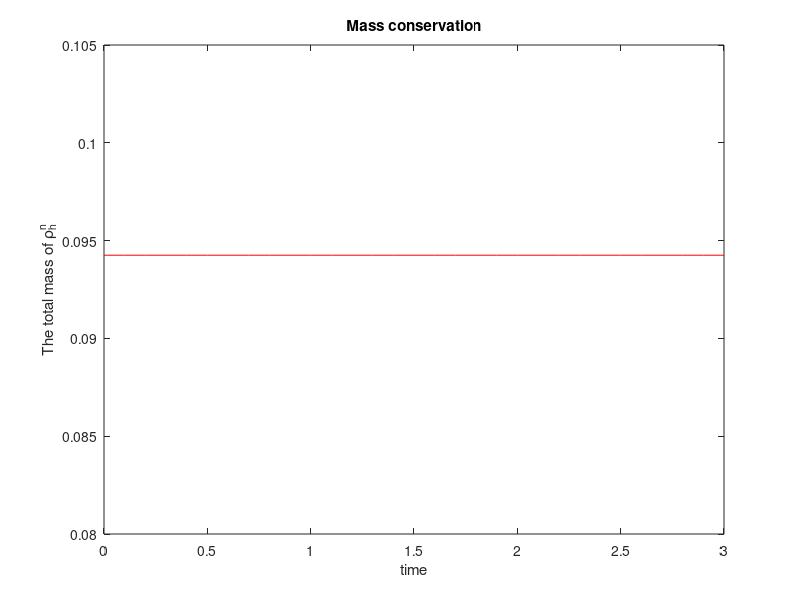

Source code (MATLAB):
function r = figure_mass_conservation

t_start=0;
t_end=3;
time_interval = 0.1;  
N = (t_end - t_start)/time_interval + 1;
A = ones(N,1);

figure;
time = 0:time_interval:t_end;
M = 9.425307e-02 * A;
plot(time', M, 'r');
xlabel('time');
ylabel('The total mass of \rho^n_h');
title('Mass conservation');
savefig('Mass_conservation_16.fig')
close;    